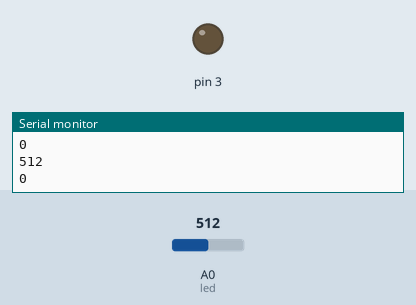
Bench run of a sketch on a simulated Arduino Uno, built with avr-gcc and run on an emulated ATmega328P. Parts: output pins drawn as LEDs (lit = HIGH), the last lines printed to the serial monitor. The test bench sets the inputs (shaded band); at power-on: A0 (led) = 512.

Above: at 1.2 s.
1.3 s: A0 (led) set to 40
At 2.5 s:
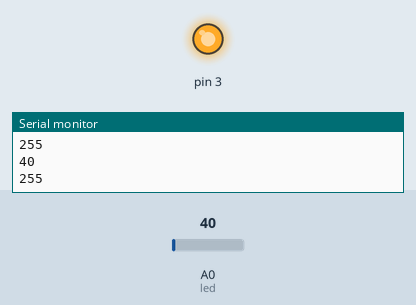
2.8 s: A0 (led) set to 47
4.3 s: A0 (led) set to 55
At 5.8 s:
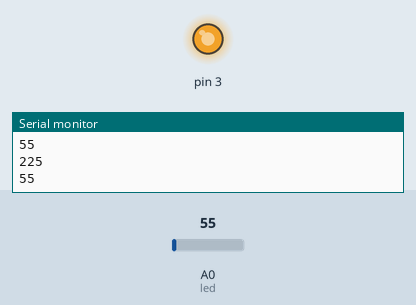
Timing chart, 0 to 7.3 s (numbered marks = the images above; inputs shaded):
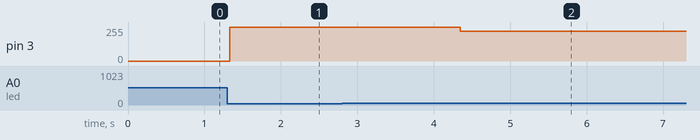

The sketch:

photosensor.ino
```cpp
int light,led; // LED som ljuser när photosensorn blir blokerad
const int minPhoto = 50;  // adjust based on lighting
const int multiplier = 6;

void setup(){
  pinMode(A0,INPUT);
  pinMode(3,OUTPUT);
  Serial.begin(9600);
}

void loop(){

  delay(60);
  led=analogRead(A0); // läser från photoresistorn , lägger värdet i variabeln: led
   Serial.println(led);
  led = led-minPhoto;   // led kan bara vara från 0 till 255 så vi tar bort om det visar mer än det.

  led= 255-(led*multiplier);   // vi gör skillnaden mellan när det är mörkt och ljust med att multiplicera.
  if(led > 255){ // om det blir högre än max(255) då stannar den på 255
    led=255;
  }
  if(led < 0){ // om det är mindre än 0 då stannar den på 0
    led=0;
  }
  Serial.println(led);  //

  analogWrite(3,led);   // skickar strömmen till LEDn. baserat på variabeln.


}
```

Measured:
- after the input at 1.3 s, pin 3: 0/255 → 255/255 at once
- after the input at 4.3 s, pin 3: 255/255 → 225/255 after 0.05 s
